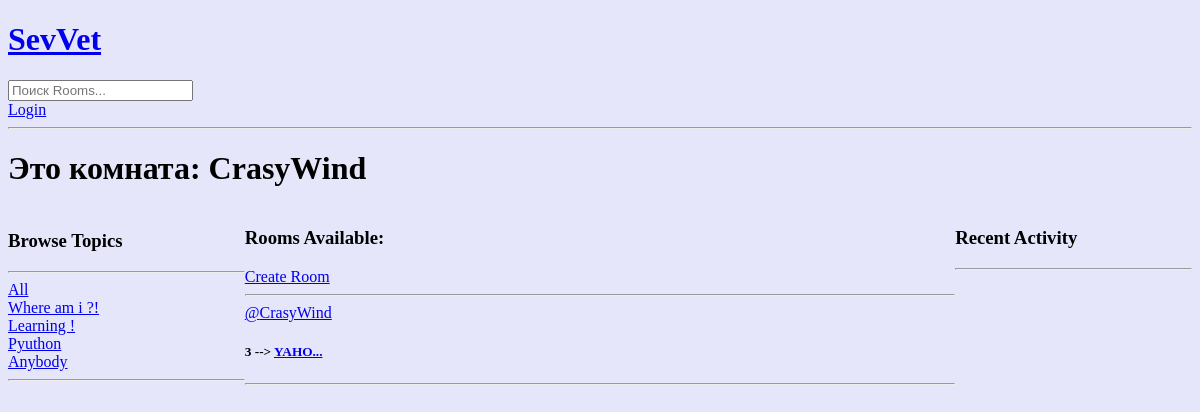
The page /profile/1 on the database as committed earlier.
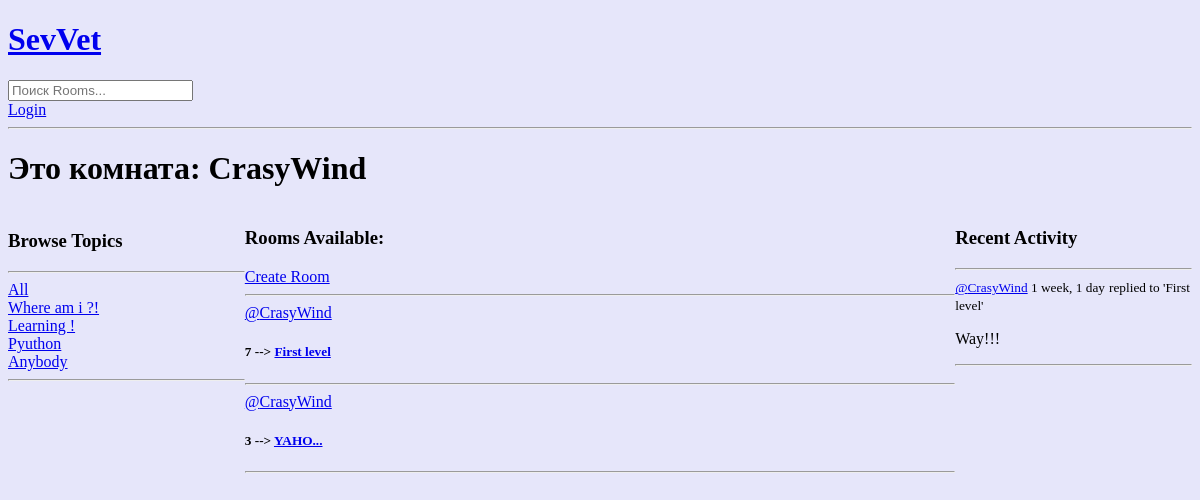
The same page on the database as committed later.
### Base/models.py (models this page shows, shortened)
class Topic(models.Model):
    objects = None
    name = models.CharField(max_length=200)

class Room(models.Model):
    host = models.ForeignKey(User, on_delete=models.SET_NULL, null=True)
    topic = models.ForeignKey(Topic, on_delete=models.SET_NULL, null=True)
    objects = None
    name = models.CharField(max_length=200)
    description = models.TextField(null=True, blank=True)
    participants = models.ManyToManyField(User, related_name='participants', blank=True)
    update = models.DateTimeField(auto_now=True)
    created = models.DateTimeField(auto_now_add=True)
    class Meta:
        ordering = ['-update', '-created']
    def __str__(self):
        return self.name

class Message(models.Model):
    objects = None
    users = models.ForeignKey(User, on_delete=models.CASCADE)
    room = models.ForeignKey(Room, on_delete=models.CASCADE)
    body = models.TextField()
    update = models.DateTimeField(auto_now=True)
    created = models.DateTimeField(auto_now_add=True)
    class Meta:
        ordering = ['-update', '-created'] # META - суперкласс, в данном случакпозволяющий сортировать по дате создания/обновления
    def __str__(self):
        return self.body[0:50] # сообщение будет содержать не более 50 символов на боковой панели

### Base/views.py (the view)
# urls.py: path('profile/<str:pk>', views.userProfile, name='user-profile'),
def userProfile(request, pk):
    user = User.objects.get(id=pk)
    rooms = user.room_set.all() # вcе комнаты (темы, посты), созданные пользователем
    room_messages = user.message_set.all() # вcе комментарии, созданные пользователем
    topics = Topic.objects.all() # список всех тем обсуждения
    context = {'user': user, 'rooms': rooms, 'room_messages': room_messages, 'topics': topics}
    return render(request, 'base/profile.html', context)

### Base/templates/Base/profile.html (shortened to what this page needs)
{% extends 'main.html' %}
{% block content %}
<h1>Это комната: {{ user.username }}</h1>
<div class="profile-container">
    <div>
        <h1>
            {% include 'base/topic_component.html' %}
        </h1>
    </div>
    <div>
        {% include 'base/feed_component.html' %}
    </div>
    <div>
        {% include 'base/activity_component.html' %}
    </div>
</div>
{% endblock content%}

### templates/main.html (shortened to what this page needs)
<!DOCTYPE html>
{% load static %}
<html lang="en">
<head>
  <link rel="stylesheet", type="text/css" media="screen" href="{% static 'styles/main.css' %}">
</head>
<body>
  {% include 'navbar.html' %}
  {% block content %}
  {% endblock %}
</body>
</html>

### templates/navbar.html
<a href="/">
    <h1>
        SevVet
    </h1>
</a>
<form method="GET" action="{% url 'home' %}">
    <input type="text" name="q" placeholder="Поиск Rooms..."/>
</form>
{% if request.user.is_authenticated %}
<p>Здравствуйте, {{ request.user }}</p>
<a href="{% url 'logout' %}">Logout</a>
{% else %}
<a href="{% url 'login' %}">Login</a>
{% endif %}
<hr>

### Base/templates/Base/topic_component.html
<h3>Browse Topics</h3>
        <hr>
        <div>
            <a href="{% url 'home' %}">All</a>
        </div>
        {% for topic in topics %}
        <div>
            <a href="{% url 'home' %}?q={{ topic.name }}">{{ topic.name }}</a>
        </div>
        {% endfor%}
        <hr>

### Base/templates/Base/feed_component.html (shortened to what this page needs)
<h3> Rooms Available: {{ room_count }} </h3>
<a href="{% url 'create-room' %}">Create Room</a>
<hr>
<div>{% for room in rooms%}
            <div>
                <a href="{% url 'user-profile' room.host.id %}">@{{room.host.username}}</a>
                <h5>{{ room.id }} --> <a href="{% url 'room' room.id %}">{{room.name}}</a></h5>
                <hr>
            </div>
            {% endfor %}
 </div>

### Base/templates/Base/activity_component.html (shortened to what this page needs)
<h3>Recent Activity</h3>
        <hr>
        {% for message in room_messages %}
            <div>
                <small> <a href="{% url 'user-profile' message.users.id %}">@{{ message.users }}</a> {{ message.created|timesince }}</small>
                <small> replied to '{{ message.room }}'</small>
                <p>{{ message }}</p>
                <hr>
            </div>
        {% endfor %}

### static/styles/main.css (style rules this page uses)
body { background-color: #E6E6FA; }

### Base/templates/Base/profile.html (style rules this page uses)
.profile-container { display: grid; grid-template-columns: 1fr 3fr 1fr; }

Rows that differ between the two databases and show on the page:
added Room: host.username "CrasyWind", id "7", name "First level"
added Message: users "CrasyWind", created "1 week, 1 day", room "First level", body "Way!!!"
